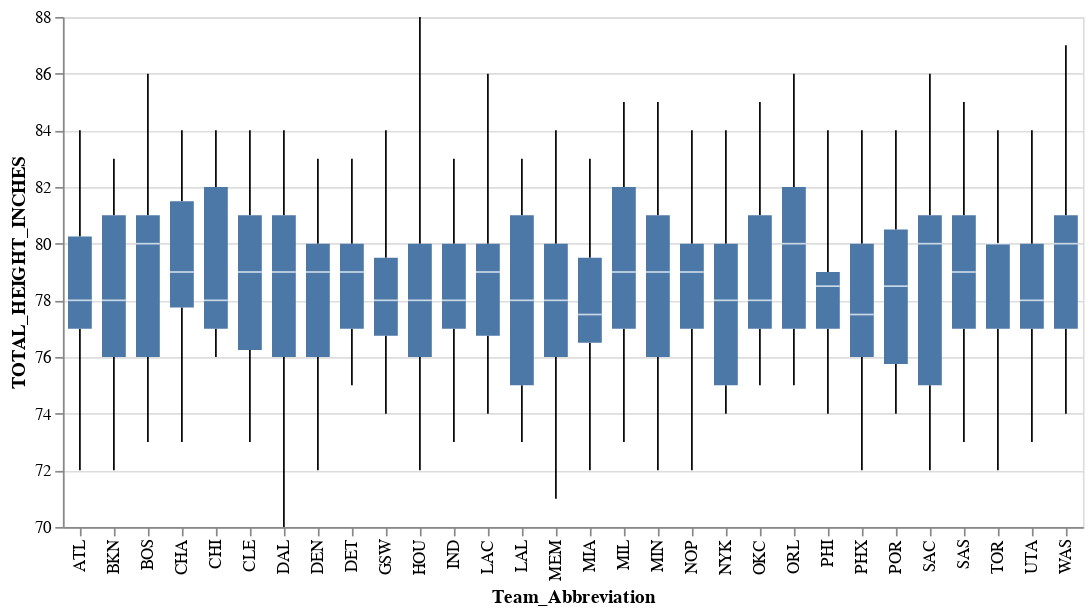

Here is the notebook cell this chart was saved with:
### Code cell
import altair as alt
from vega_datasets import data

source = data.population.url

alt.Chart(team_rosters).mark_boxplot(extent='min-max').encode(
    y = alt.Y('TOTAL_HEIGHT_INCHES',scale=alt.Scale(zero=False)),
    x = alt.X('Team_Abbreviation'))

### Figure 1 — Vega-Lite specification as saved in the notebook (floating-point values rounded to 4 significant figures; data arrays with more than 128 entries replaced by an {"elided": "..."} marker saying what was removed)
{"config": {"view": {"continuousWidth": 400, "continuousHeight": 300}}, "data": {"name": "data-8cfc4c5d35e26d2d0bca68304336e130"}, "mark": {"type": "boxplot", "extent": "min-max"}, "encoding": {"x": {"field": "Team_Abbreviation", "type": "nominal"}, "y": {"field": "TOTAL_HEIGHT_INCHES", "scale": {"zero": false}, "type": "quantitative"}}, "$schema": "https://vega.github.io/schema/vega-lite/v4.17.0.json", "datasets": {"data-8cfc4c5d35e26d2d0bca68304336e130": {"elided": "500 records"}}}
